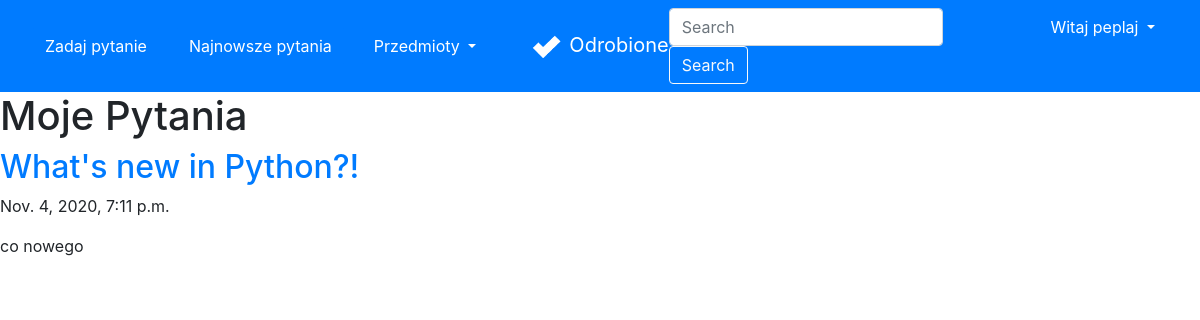
/my (signed in), run on an earlier commit of the app's database.
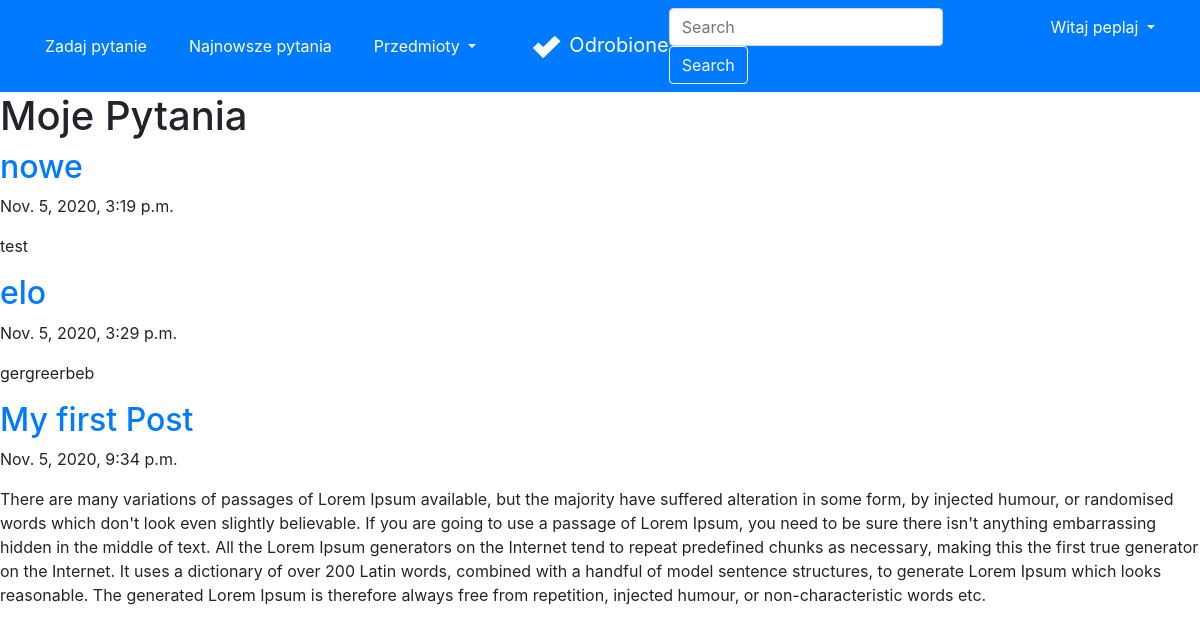
And on a later commit of the database.
### forum/models.py (models this page shows, shortened)
class Question(Model):
    title = CharField(max_length=300)
    desc = TextField()
    image = ImageField(upload_to='images/', blank=True)
    createDate = DateTimeField(auto_now_add=True)
    user = ForeignKey(User, on_delete=CASCADE)
    schools = [
        ('', 'Wybierz szkołę'),
        ('ps', 'Szkoła Podstawowa'),
        ('ms', 'Szkoła Średnia'),
        ('cl', 'Studia'),
    ]
    school = CharField(max_length=2, choices=schools,
                       default='')
    subjects = [
        ('', 'Wybierz przedmiot'),
        ('mat', 'Matematyka'),
        ('fiz', 'Fizyka'),
        ('inf', 'Informatyka'),
        ('pol', 'Język Polski'),
        ('ang', 'Język Angielski'),
        ('nmc', 'Język Niemiecki'),
        ('his', 'Historia'),
        ('bio', 'Biologia'),
        ('che', 'Chemia'),
        ('geo', 'Geografia'),
    ]
    subject = CharField(max_length=3, choices=subjects,
                        default='')
    likes = ManyToManyField(User, related_name='likes', blank=True)

### forum/views.py (the view)
# urls.py: path('my', views.my, name='my'),
def my(request):
    questions = Question.objects.filter(user=request.user)
    return render(request, 'forum/my.html', {'questions': questions})

### forum/templates/forum/my.html (shortened to what this page needs)
{% extends 'forum/base.html' %}
{% block content %}
<h1>Moje Pytania</h1>
{% for question in questions %}
<a href="{% url 'myDetail' question.id %}">
    <h2>{{question.title}}</h2>
</a>
<p>{{question.createDate}}</p>
<p>{{question.desc}}</p>
{% endfor %}
{% endblock content %}

What changed in the data, as far as the page shows it:
removed Question: title "What's new in Python?!", createDate "Nov. 4, 2020, 7:11 p.m.", desc "co nowego"
added Question: title "nowe", createDate "Nov. 5, 2020, 3:19 p.m.", desc "test"
added Question: title "elo", createDate "Nov. 5, 2020, 3:29 p.m.", desc "gergreerbeb"
added Question: title "My first Post", createDate "Nov. 5, 2020, 9:34 p.m.", desc "There are many variations of passages of Lorem Ipsum available, but the majority have suffered alteration in some form, by injected humour, or randomised words which don't look even slightly believable. If you are going to use a passage of Lorem Ipsum, you need to be sure there isn't anything embarrassing hidden in the middle of text. All the Lorem Ipsum generators on the Internet tend to repeat predefined chunks as necessary, making this the first true generator on the Internet. It uses a dictionary of over 200 Latin words, combined with a handful of model sentence structures, to generate Lorem Ipsum which looks reasonable. The generated Lorem Ipsum is therefore always free from…"
